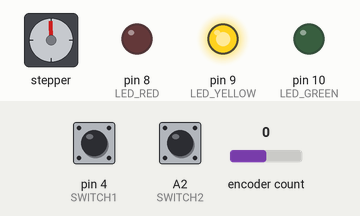
Recording of a sketch running on a simulated Arduino Uno, built with avr-gcc and run on an emulated ATmega328P. On the bench: stepper motor, output pins drawn as LEDs (lit = HIGH). Wiring (inferred from the names in the program): stepper motor driver (200 steps per turn assumed): step pin 12; direction pin 11. Inputs (shaded band) come from the test bench; at power-on: pin 4 (SWITCH1) LOW, A2 (SWITCH2) LOW, encoder count 0. Pins used as bus, display or sensor lines are not drawn; what the sketch prints to the serial monitor is not drawn.

Above: at 1.2 s.
1.3 s: pin 4 (SWITCH1) pulled HIGH for 0.15 s
At 2.5 s:
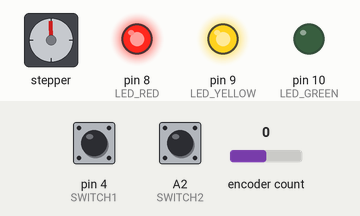
2.9 s: A2 (SWITCH2) pulled HIGH for 0.15 s
At 3.7 s:
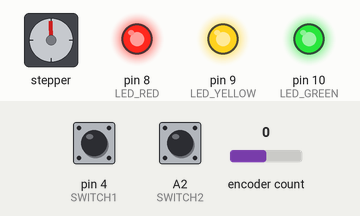
4.5 s: encoder count set to 1
At 4.97 s:
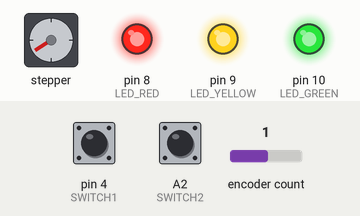
7.5 s: pin 4 (SWITCH1) pulled HIGH for 1 s
10.0 s: A2 (SWITCH2) pulled HIGH for 1 s
At 10.19 s:
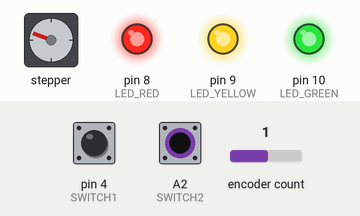
13.9 s: encoder count set to 2
Timing chart, 0 to 35.5 s (numbered marks = the images above; inputs shaded):
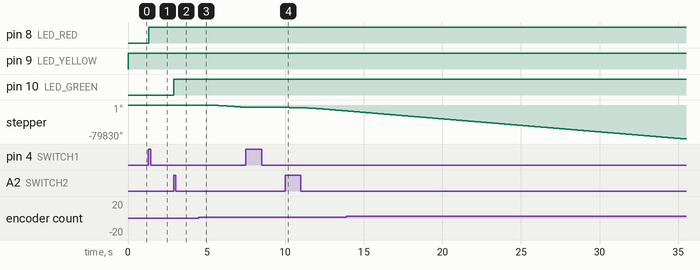

The sketch:

ArduinoPendulumCode.ino
```cpp
//**************************************
//*   Open Pendulum Control Platform Interface
//*   8/25/2024
//*   Cunningham
//***************************************

#include <avr/io.h>
#include <avr/interrupt.h>
#define ENCODER_OPTIMIZE_INTERRUPTS
#include <Encoder.h>


//Hardware Assignments
#define  LIMIT_HOME   A3
#define LED_GREEN  10
#define LED_YELLOW 9
#define LED_RED 8
#define  DIR 11
#define  STEP 12
#define  SWITCH1 4
#define  SWITCH2 A2
#define  EncoderChannel_A  2
#define  EncoderChannel_B  3

#define  MAX_CART_VELOCITY  500  //875
#define  MAX_CART_ACCELERATION  50 //100

//Function prototypes
void  SetupTimer1(void);
void  SetupTimer0(void);

//Global Variables
uint8_t RunTask_10ms = 0;


volatile unsigned int StepSpeed = 0;

//Create and instance of the encoder module
Encoder PendulumPosition(EncoderChannel_A, EncoderChannel_B);

  //Create a structure for movement data
struct MovementParms
{
  signed int Count;
  signed int Position;
  signed int Velocity;
  signed int Acceleration;
  signed int Direction;
};

struct PendulumData
{
  //Create instance of three structures
  volatile struct MovementParms DesiredCart;
  volatile struct MovementParms CurrentCart;
  volatile struct MovementParms EncoderValue;
};

PendulumData pd;

//**************************************
//  Interrupt used to generate the servo
//  pulses
//  The lower the address the higher is the priority level
//  Vector Address 12
//**************************************
ISR(TIMER1_COMPA_vect)
{
   if(StepSpeed < 64000)
   {
     //Check the direction pin and determine the position
     if(pd.CurrentCart.Direction == 1)
     {
        digitalWrite(DIR,1);
        pd.CurrentCart.Count++;
     }
     else
     {
       digitalWrite(DIR,0);
       pd.CurrentCart.Count--;
     }

     //Step once
     digitalWrite(STEP,1);
     digitalWrite(STEP,0);
   }
   //Interrupt occurs when timer matches this value
   //Larger velocity means smaller OCR1A value
   //StepSpeed is calculated using another function and then stored
   //in a global variable to be accessed by the interrupt routine
   OCR1A = StepSpeed;
}

//**************************************
//  10 ms Task Rate
//  Creates a periodic Task
//  Vector Address 15
//**************************************
ISR(TIMER0_COMPA_vect)
{
  RunTask_10ms = 1;
}

//*******************************************
// WriteStepSize
//
// Pass in a velocity and update the step size
// global variable which is read by the interrupt
// to generate the stepper pulses. Speed is in
// the units mm/sec.
//*******************************************
void WriteStepSize(signed int Speed)
{
  //Set the direction pin based on the sign of the speed
  if(Speed > 0)
  {
     pd.CurrentCart.Direction = 1;
  }
  else
  {
     pd.CurrentCart.Direction = 0;
  }

  //Check to prevent overflows, StepSpeed is 16 bit
  if(Speed > 2 || Speed < -2)
  {
     //This is derived from the table above using a Power trendline
     StepSpeed = (signed int)(591733/(abs(Speed)));
  }
  //This is like setting it to zero speed
  else
  {
     StepSpeed = 65000;
  }
}

//***********************************
//  MotionAccelerationControl
//
//
//***********************************
void MotionAccelerationControl(void)
{
   //Acceleration is a signed value
   //If positive check to make sure it is not bigger than max V
   //else check the - max speed

   if(pd.DesiredCart.Acceleration >= 0)
   {
      if(pd.CurrentCart.Velocity < (MAX_CART_VELOCITY + pd.DesiredCart.Acceleration))
      {
         pd.CurrentCart.Velocity += pd.DesiredCart.Acceleration;
      }
      else
      {
        pd.CurrentCart.Velocity = MAX_CART_VELOCITY;
      }
   }
   else
   {
      if(pd.CurrentCart.Velocity > (-MAX_CART_VELOCITY + pd.DesiredCart.Acceleration))
      {
         pd.CurrentCart.Velocity += pd.DesiredCart.Acceleration;
      }
      else
      {
         pd.CurrentCart.Velocity = -MAX_CART_VELOCITY;
      }
   }

   WriteStepSize(pd.CurrentCart.Velocity);
}
//*********************************************
//  SetupTimer0
//
//  Used to generate the 10 ms task rate
//*********************************************
void SetupTimer0()
{
  TCCR0A = 0; // set entire TCCR0A register to 0
  TCCR0B = 0; // same for TCCR0B
  TCNT0  = 0; //initialize counter value to 0
  // set compare match register for 2khz increments
  OCR0A = 155;// = (16*10^6) / (100*1024) - 1 = 155(must be <256)
  // turn on CTC mode
  TCCR0A |= (1 << WGM01);
  // 1024 prescaler - page 142 of datasheet
  TCCR0B |= (1 << CS00);
  TCCR0B |= (1 << CS02);
  // enable timer compare interrupt
  TIMSK0 |= (1 << OCIE0A);
}

//*********************************************
// SetupTimer1
//
//  Used to generate the stepper motor pulses
//********************************************
void SetupTimer1()
{
  //TCCRnA/B- Stands for Timer/Counter Control Registers.
  TCCR1A = 0;
  TCCR1B = 0;

  //TCNTn- Stands for Timer/Counter Register.
  TCNT1 = 0; // initialize the counter from 0

  //OCRnA/B- Stands for Output Compare Register.
  OCR1A = 65000; // sets the counter compare value

  //TIMSKn- Stands for Timer/Counter Mask In Registers.
  TCCR1B |= (1<<WGM12); // enable the CTC mode
  TCCR1B |= (1<<CS11); // 1/8 Prescale, 0 prescale was not working

  TIMSK1 |= (1<<OCIE1A);
}


//****************************************
//  Setup
//
//****************************************
void setup()
{
  //Initialize Variables
  pd.CurrentCart.Velocity = 0;
  pd.DesiredCart.Velocity = 0;
  pd.CurrentCart.Count = 0;
  pd.DesiredCart.Acceleration = 1;

  //Setup Inputs
  pinMode(LIMIT_HOME, INPUT);
  pinMode(SWITCH1, INPUT);
  pinMode(SWITCH2, INPUT);
  pinMode(EncoderChannel_A, INPUT);
  pinMode(EncoderChannel_B, INPUT);

  //Setup Outputs
  pinMode(LED_GREEN,OUTPUT);
  pinMode(LED_YELLOW,OUTPUT);
  pinMode(LED_RED,OUTPUT);
  pinMode(STEP,OUTPUT);
  pinMode(DIR,OUTPUT);

  //Disable interrupts
  cli();

  //Setup Timers
  SetupTimer0();

  SetupTimer1();

  //enable interrupts
  sei();
  Serial.begin(115200);
}

//*********************************************
// Return Home
//
//********************************************
bool ReturnHome()
{
   bool home = false;

   digitalWrite(LED_RED,HIGH);
   digitalWrite(LED_GREEN,HIGH);

   if(pd.CurrentCart.Position > 5)
   {
      pd.DesiredCart.Velocity = -100;
   }
   else if(pd.CurrentCart.Position < -5)
   {
     pd.DesiredCart.Velocity = 100;
   }

   //Determine which direction to go
   if(!digitalRead(LIMIT_HOME))
   {
      pd.CurrentCart.Count = 0;
      pd.DesiredCart.Velocity = 0;
      pd.CurrentCart.Velocity = 0;
      pd.DesiredCart.Acceleration = 0;
      home = true;
   }
   WriteStepSize(pd.DesiredCart.Velocity);
   return home;
}

void PID_Loop()
{
  int error = 0;
  static int pre_error = 0;

  error = pd.EncoderValue.Count;

  //Try
  // P = 0.75
  // D = 2.0

  // P = 0.6
  // D = 4.0  Better

  // P = 0.6
  // D = 8.0
  pd.DesiredCart.Acceleration = (int)((float)error * 0.6f) + ((float)(error - pre_error) * 8.0f) ;
  pre_error = error;
}

void SendSerialData()
{
   // Send the three structures as binary data
   Serial.write((byte*)&pd,  sizeof(pd));
}

void loop()
{
  static int counter;
  static int previous_position;
  static bool homed = false;
  static bool homing = false;
  static bool start_control = false;

  if(RunTask_10ms)
  {
    counter++;
    if(counter > 2)
    {
      //SendSerialData();
      counter = 0;
    }
    //The Encoder has 2400 pulses per rev
    pd.EncoderValue.Count = -1*PendulumPosition.read();
    pd.EncoderValue.Position = (signed int)((float)pd.EncoderValue.Count/6.66666);

    //Turn the number of counts in a position in mm
    pd.CurrentCart.Position = (signed int)((float)pd.CurrentCart.Count/3.3799);

    //Serial.println(pd.EncoderValue.Position);

    digitalWrite(LED_YELLOW,HIGH);

    if(digitalRead(SWITCH2))
    {
      start_control = true;
      digitalWrite(LED_GREEN,HIGH);
    }
    else if(digitalRead(SWITCH1))
    {
      start_control = false;
      digitalWrite(LED_RED,HIGH);
    }


    //If both Switches are pressed return home
    if(digitalRead(SWITCH2) && digitalRead(SWITCH1))
    {
      homing = true;
      start_control = false;
    }

    //Exit the homing logic.
    if(homed == true)
    {
      homing = false;
      homed = false;
    }

    //Return back home using this function
    if((homing==true) && (homed == false))
    {
      start_control = false;
      homed = ReturnHome();
    }
    else
    {
       if(start_control == true)
       {
        PID_Loop();
        MotionAccelerationControl();
       }
       else
       {
        pd.CurrentCart.Velocity = 0;
        WriteStepSize(pd.CurrentCart.Velocity);
       }
    }

    if(pd.EncoderValue.Position > 10 || pd.EncoderValue.Position < -10)
    {
      start_control = false;
    }

    Serial.print(homing);
    Serial.print(",");
    Serial.print(homed);
    Serial.print(",");
    Serial.println(pd.CurrentCart.Position);


    pd.EncoderValue.Acceleration = TCNT0;
    pd.EncoderValue.Velocity = 75;
    pd.EncoderValue.Direction = 30000;
    RunTask_10ms = 0;
  }
}
```

Measured:
- after the input at 1.3 s, pin 8 (LED_RED): LOW → HIGH at once
- after the input at 2.9 s, pin 10 (LED_GREEN): LOW → HIGH at once
- after the input at 4.5 s, stepper: keeps turning counter-clockwise at about 1945°/s, starting at once
- after the input at 10.0 s, stepper: keeps turning counter-clockwise at about 2095°/s, starting after 0.05 s
